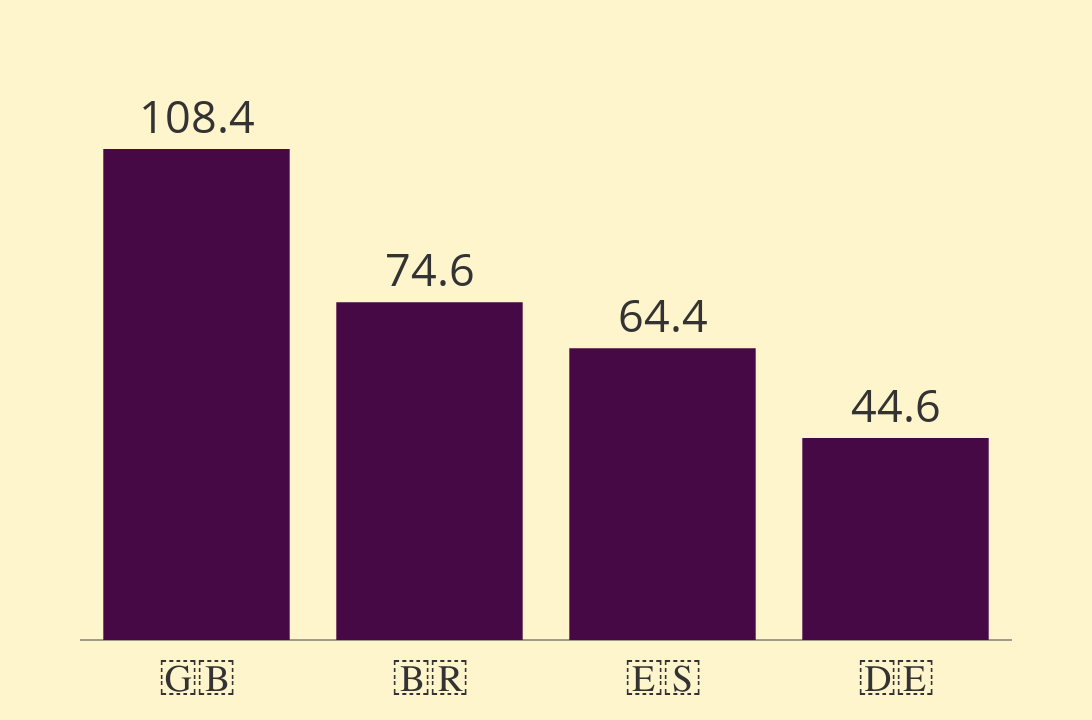
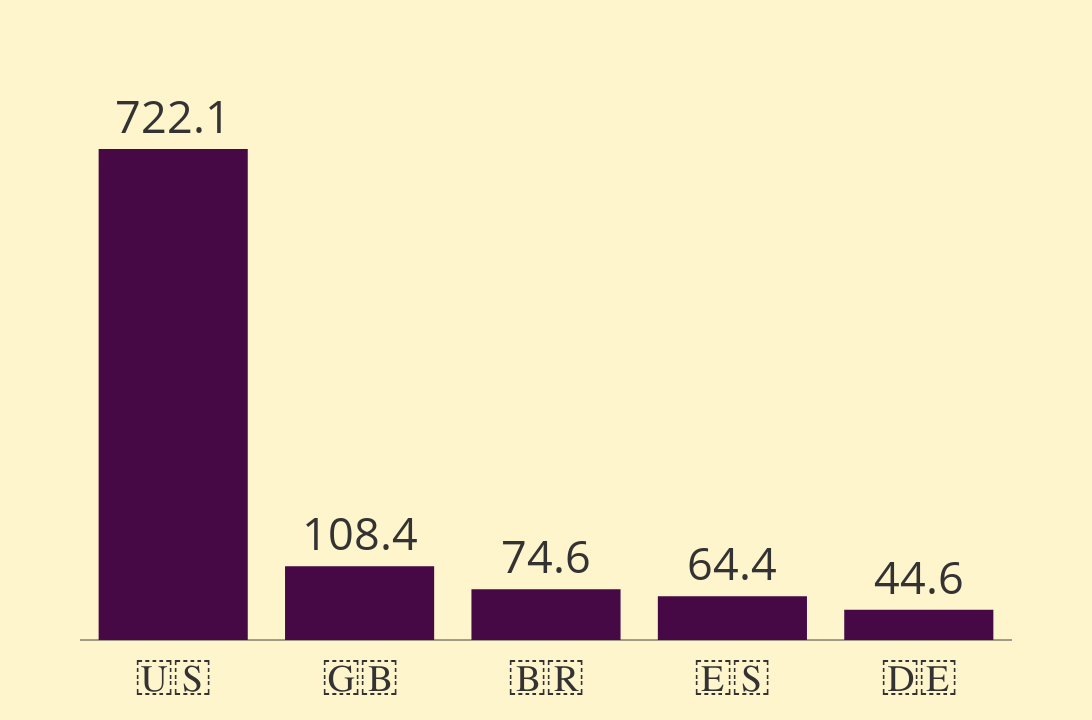
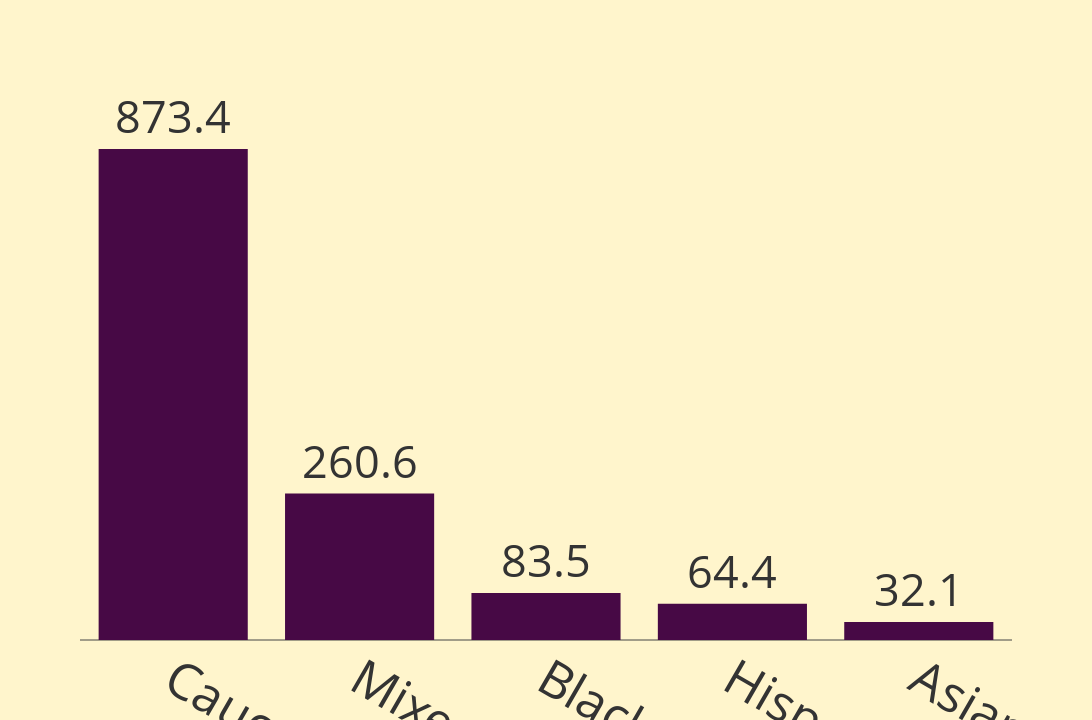

The notebook cell these images were saved under, in order:
### Markdown cell above
### Models

### Code cell
import pandas as pd
import plotly.graph_objects as go

def plot_models_social_data(x_axis, y_axis, top_n=None, exclude=None):
    """
    Plots a bar chart for the models' social data based on the selected x_axis and y_axis, with country flags.

    Parameters:
    - x_axis (str): The column to group by ('nationality' or 'ethnicity').
    - y_axis (str): The metric to plot ('count' for number of models or 'sum' for total followers).
    - top_n (int, optional): Number of top results to include. If None, includes all results.
    - exclude (str, optional): A value to exclude from the results (e.g., "USA").
    """
    # Load the dataset
    df = pd.read_csv("d_models_social.csv")
    
    # Filter out the excluded value if specified
    if exclude:
        df = df[df[x_axis] != exclude]
    
    # Group by the selected x_axis
    if y_axis == 'count':
        grouped_data = df.groupby(x_axis).size().reset_index(name='count')
    elif y_axis == 'sum':
        grouped_data = df.groupby(x_axis)['num_followers (MM)'].sum().reset_index(name='sum')
    else:
        raise ValueError("y_axis must be either 'count' or 'sum'")
    
    # Set appropriate y-axis label
    y_col = 'count' if y_axis == 'count' else 'sum'
    y_label = 'Number of Models' if y_axis == 'count' else 'Total Followers (MM)'
    
    # Sort the data in descending order
    grouped_data = grouped_data.sort_values(by=y_col, ascending=False)
    
    # Include only the top N results if specified
    if top_n:
        grouped_data = grouped_data.head(top_n)
    
    # Replace country names with flags for specific countries
    country_flags = {
        "American": "🇺🇸", 
        "British": "🇬🇧", 
        "Brazilian": "🇧🇷", 
        "Spanish": "🇪🇸", 
        "German": "🇩🇪",
    }
    grouped_data[x_axis] = grouped_data[x_axis].map(lambda x: country_flags.get(x, x))
    
    # Create the bar chart
    fig = go.Figure()
    fig.add_trace(go.Bar(
        x=grouped_data[x_axis],
        y=grouped_data[y_col],
        text=grouped_data[y_col].round(2) if y_axis == 'sum' else grouped_data[y_col],  # Add text on bars
        textposition='outside',  # Position text outside bars
        textfont=dict(size=45)  # Make text on bars larger
    ))
    
    # Update layout with consistent formatting
    fig.update_layout(
        template='base',
        title=None,  # No title
        xaxis=dict(
            showticklabels=True,
            tickfont=dict(size=50),  # Make axis values larger
        ),
        yaxis=dict(
            showticklabels=False,  # Hide y-axis tick labels
            tickfont=dict(size=30),  # Ensure consistent font size
            range=[0, grouped_data[y_col].max() * 1.1]  # Add padding above tallest bar to fit text
        ),
        showlegend=False,
        xaxis_showgrid=False,  # Remove vertical gridlines
        yaxis_showgrid=False,  # Remove horizontal gridlines
        width=1280,  # Set width for 16:9 aspect ratio
        height=720   # Set height for 16:9 aspect ratio
    )

    # Hide axis titles
    fig.update_xaxes(title=None)
    fig.update_yaxes(title=None)

    # Show the plot
    fig.show()

# Example usage
# Plotting top 5 ethnicities based on total followers, excluding "USA
plot_models_social_data(x_axis='nationality', y_axis='sum', top_n=4, exclude='American')
plot_models_social_data(x_axis='nationality', y_axis='sum', top_n=5)
plot_models_social_data(x_axis='ethnicity', y_axis='sum', top_n=5)

### Figure 1 — Plotly figure (JSON) as saved in the notebook; plotly's stock layout.template omitted (floating-point values rounded to 4 significant figures)
{"data": [{"text": [108.4, 74.6, 64.4, 44.6], "textfont": {"size": 45}, "textposition": "outside", "type": "bar", "x": ["🇬🇧", "🇧🇷", "🇪🇸", "🇩🇪"], "y": [108.4, 74.6, 64.4, 44.6]}], "layout": {"height": 720, "showlegend": false, "title": {}, "width": 1280, "xaxis": {"showgrid": false, "showticklabels": true, "tickfont": {"size": 50}, "title": {}}, "yaxis": {"range": [0, 119.2], "showgrid": false, "showticklabels": false, "tickfont": {"size": 30}, "title": {}}}}

### Figure 2 — Plotly figure (JSON) as saved in the notebook; plotly's stock layout.template omitted (floating-point values rounded to 4 significant figures)
{"data": [{"text": [722.1, 108.4, 74.6, 64.4, 44.6], "textfont": {"size": 45}, "textposition": "outside", "type": "bar", "x": ["🇺🇸", "🇬🇧", "🇧🇷", "🇪🇸", "🇩🇪"], "y": [722.1, 108.4, 74.6, 64.4, 44.6]}], "layout": {"height": 720, "showlegend": false, "title": {}, "width": 1280, "xaxis": {"showgrid": false, "showticklabels": true, "tickfont": {"size": 50}, "title": {}}, "yaxis": {"range": [0, 794.3], "showgrid": false, "showticklabels": false, "tickfont": {"size": 30}, "title": {}}}}

### Figure 3 — Plotly figure (JSON) as saved in the notebook; plotly's stock layout.template omitted (floating-point values rounded to 4 significant figures)
{"data": [{"text": [873.4, 260.6, 83.5, 64.4, 32.1], "textfont": {"size": 45}, "textposition": "outside", "type": "bar", "x": ["Caucasian", "Mixed", "Black", "Hispanic", "Asian"], "y": [873.4, 260.6, 83.5, 64.4, 32.1]}], "layout": {"height": 720, "showlegend": false, "title": {}, "width": 1280, "xaxis": {"showgrid": false, "showticklabels": true, "tickfont": {"size": 50}, "title": {}}, "yaxis": {"range": [0, 960.7], "showgrid": false, "showticklabels": false, "tickfont": {"size": 30}, "title": {}}}}
